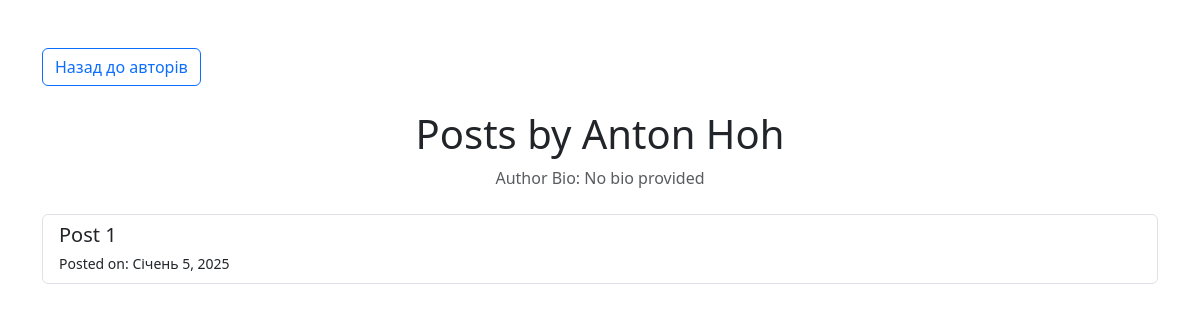
Page /authors/1/posts/ on the earlier database version.
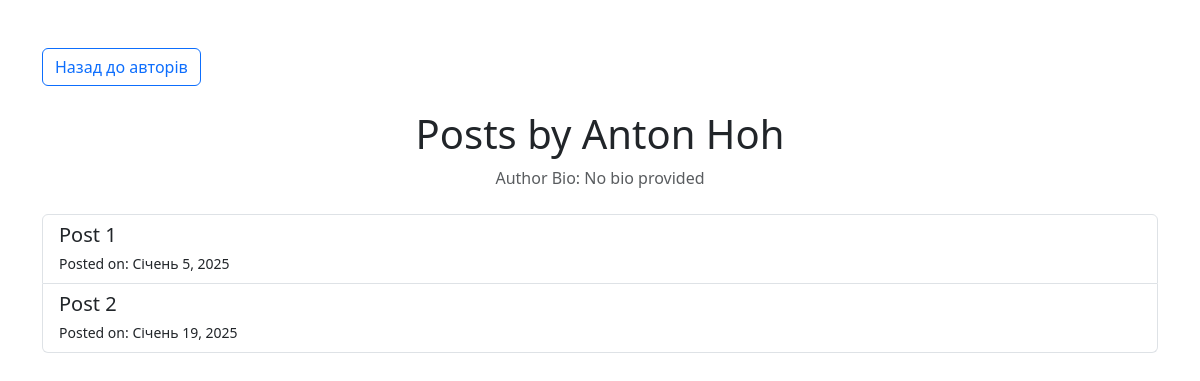
Same page on the later database version.
### orm_test/models.py (models this page shows, shortened)
class Post(models.Model):
    title = models.CharField(max_length=255)
    body = models.TextField()
    author = models.ForeignKey(Author, related_name="books", on_delete=models.CASCADE)
    created_at = models.DateTimeField(auto_now_add=True)
    updated_at = models.DateTimeField(auto_now=True)
    author = models.ForeignKey(Author, on_delete=models.CASCADE, related_name='posts')

### orm_test/views.py (the view)
# urls.py: path('authors/<int:author_id>/posts/', views.posts_by_author, name="posts_by_author"),
def posts_by_author(request, author_id):
    author = Author.objects.get(id=author_id)
    if author:
        posts = Post.objects.filter(author=author)
    else:
        posts = []
    return render(request, "posts_by_author.html", {'author': author, 'posts': posts})

### templates/posts_by_author.html (shortened to what this page needs)
<!DOCTYPE html>
<html lang="en">
<head>
    <link href="https://cdn.jsdelivr.net/npm/bootstrap@5.3.0-alpha1/dist/css/bootstrap.min.css" rel="stylesheet">
</head>
<body>
    <div class="container mt-5">
        <a href="{% url 'main:authors' %}" class="btn btn-outline-primary mb-4">Назад до авторів</a>
        {% if author %}
            <div class="text-center mb-4">
                <h1>Posts by {{ author.first_name }} {{ author.last_name }}</h1>
                <p class="text-muted">Author Bio: {{ author.bio }}</p>
            </div>
            {% if posts %}
                <div class="list-group">
                    {% for post in posts %}
                        <a href="{% url 'main:post_detail' post.id %}" class="list-group-item list-group-item-action">
                            <h5 class="mb-1">{{ post.title }}</h5>
                            <small>Posted on: {{ post.created_at|date:"F j, Y" }}</small>
                        </a>
                    {% endfor %}
                </div>
            {% else %}
                <div class="alert alert-info" role="alert">
                    No posts available for this author.
                </div>
            {% endif %}
        {% else %}
            <div class="alert alert-danger" role="alert">
                Author not found.
            </div>
        {% endif %}
    </div>
</body>
</html>

Differences in the rows shown:
added Post: title "Post 2", created_at "Січень 19, 2025"
